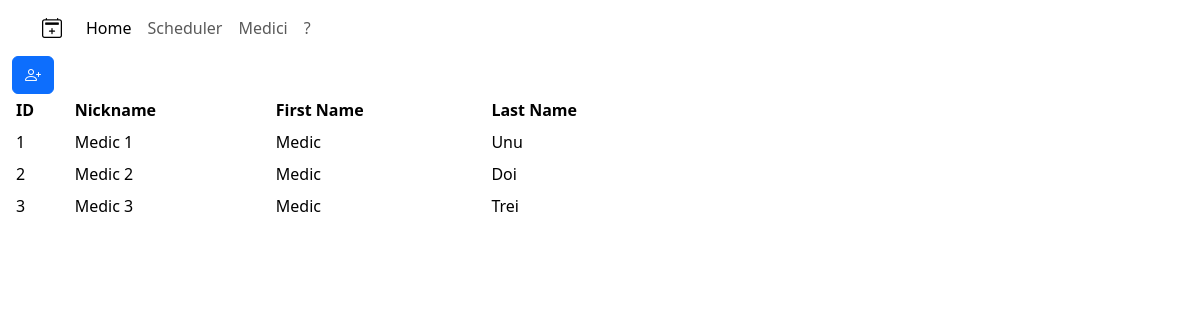
The page /medici/ on the database as committed earlier.
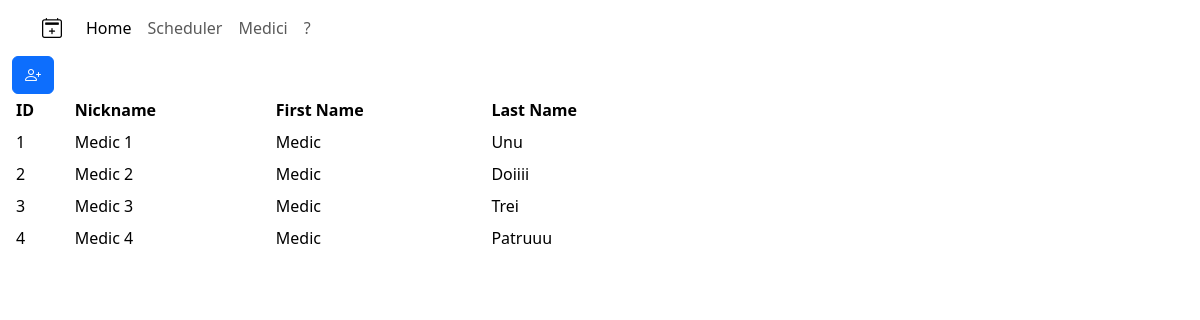
The same page on the database as committed later.
### scheduler/models.py (models this page shows, shortened)
class Medic(models.Model):
    id = models.AutoField(primary_key=True)
    nickname = models.CharField(max_length=30, null=False, unique=True)
    firstName = models.CharField(max_length=50, null=True, blank=True)
    lastName = models.CharField(max_length=50, null=True, blank=True)

### scheduler/views.py (the view)
# urls.py: path('medici/', mediciView, name='medici'),
def mediciView(request):
    context = {}
    if request.method == "GET":
        context.update(handleMedicList(request))
    elif request.method == "POST":
        if "modifiedNickname" in request.POST:
            context.update(handleModifyMedic(request))
        elif "newNickname" in request.POST:
            context.update(handleAddNewMedic(request))
        return redirect('medici')
    return render(request, "medici.html", context=context)

### scheduler/views.py (called while the page is built)
def handleMedicList(request):
    medicList = Medic.objects.all()
    return {"medicList": medicList}

### scheduler/templates/medici.html (shortened to what this page needs)
{% extends "base.html" %}
{% block content %}
    <div id="root">
        <section id="medici" class = "container-fluid7">
            <div class="table-responsive-sm col-sm-7">
                <table class="table table-sm table-hover table-borderless align-middle">
                    <thead class="table-sm">
                        <tr>
                            <th>ID</th>
                            <th>Nickname</th>
                            <th>First Name</th>
                            <th>Last Name</th>
                        </tr>
                    </thead>
                    <tbody class="table-group-divider">
                        {% for medic in medicList %}
                        <tr class="medicRecord record">
                            <td class = "medicId" scope="row">{{ medic.id }}</td>
                            <td class = "medicNickname">{{ medic.nickname }}</td>
                            <td class = "medicFirstName">{{ medic.firstName }}</td>
                            <td class = "medicLastName">{{ medic.lastName }}</td>
                        </tr>
                        {% endfor %}
                    </tbody>
                    <tfoot>
                        <tr>
                        <button id="addNewMedicButton" class="btn btn-primary" data-bs-toggle="modal" data-bs-target="#modalAddNewMedic"><i class="bi bi-person-plus"></i></button>
                        </tr>
                    </tfoot>
                </table>
            </div>
        </section>
    </div>
{% endblock content %}
{% block scripts %}
    {% load static %}
{% endblock scripts %}

Rows that differ between the two databases and show on the page:
changed Medic "Medic 2": lastName "Doi" → "Doiiii"
added Medic: id "4", nickname "Medic 4", firstName "Medic", lastName "Patruuu"
